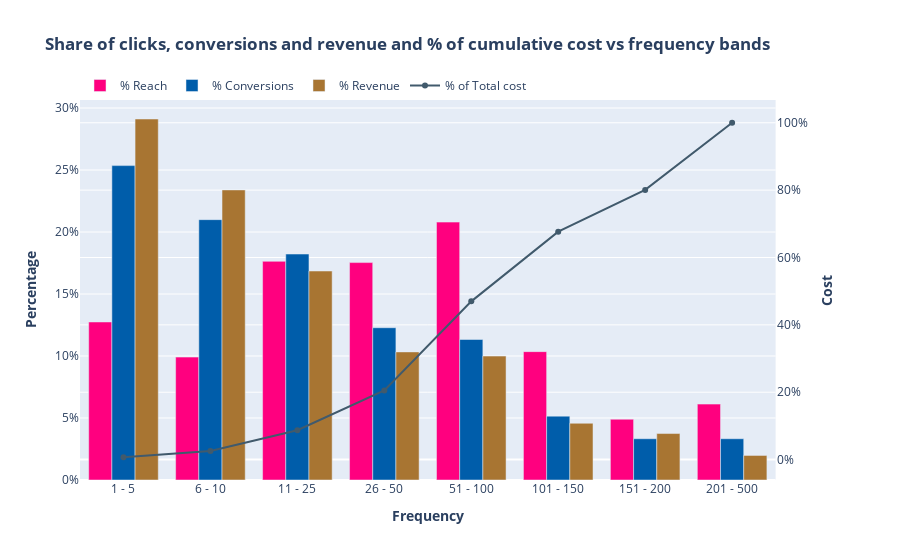

Notebook code for this chart:
### Markdown cell above
#### Plot 6 - Share of clicks, conversions and revenue and % of cumulative cost vs frequency bands

### Code cell
fig = make_subplots(specs=[[{"secondary_y": True}]])

fig.add_trace(go.Bar(x=df_an.frequency_range,
                     y=df_an["reach"]/df_an["cumsum_reach"].max()*100,
                     name="% Reach", marker_color='#ff007f'), 
                     secondary_y=False)

fig.add_trace(go.Bar(x=df_an.frequency_range,
                     y=df_an["total_conversions"]/df_an["cumsum_total_conversions"].max()*100,
                     name="% Conversions", marker_color='#005daa'),
                     secondary_y=False,)

fig.add_trace(go.Bar(x=df_an.frequency_range,
                     y=df_an["total_revenue"]/df_an["cumsum_total_revenue"].max()*100,
                     name="% Revenue", marker_color='#a87532'),
                     secondary_y=False,)

fig.add_trace(go.Scatter(x=df_an.frequency_range, 
                         y=df_an.cumsum_total_cost/df_an.cumsum_total_cost.max()*100,
                         mode='lines+markers',
                         name='% of Total cost', marker_color='#415a6c'),
                         secondary_y=True,)


fig.update_layout(
    title='<b>Share of clicks, conversions and revenue and % of cumulative cost vs frequency bands</b>',
    #template="plotly_dark",
    xaxis = dict(
        tickmode = 'array',
        ),
    xaxis_title="<b>Frequency</b>",
    #xaxis_range=[0,10]    
)


fig.update_layout(legend=dict(
    orientation="h",
    yanchor="bottom",
    y=1,
    xanchor="left",
    x=0
))

# Set y-axes titles
fig.update_yaxes(title_text="<b>Percentage</b>", ticksuffix = "%", secondary_y=False)
fig.update_yaxes(title_text="<b>Cost</b>", ticksuffix = "%", secondary_y=True)

### Figure 1 — Plotly figure (JSON) as saved in the notebook; plotly's stock layout.template omitted (floating-point values rounded to 4 significant figures)
{"data": [{"marker": {"color": "#ff007f"}, "name": "% Reach", "type": "bar", "x": ["1 - 5", "6 - 10", "11 - 25", "26 - 50", "51 - 100", "101 - 150", "151 - 200", "201 - 500"], "xaxis": "x", "y": [12.74, 9.911, 17.64, 17.54, 20.8, 10.35, 4.9, 6.12], "yaxis": "y"}, {"marker": {"color": "#005daa"}, "name": "% Conversions", "type": "bar", "x": ["1 - 5", "6 - 10", "11 - 25", "26 - 50", "51 - 100", "101 - 150", "151 - 200", "201 - 500"], "xaxis": "x", "y": [25.36, 21.0, 18.23, 12.28, 11.33, 5.151, 3.328, 3.328], "yaxis": "y"}, {"marker": {"color": "#a87532"}, "name": "% Revenue", "type": "bar", "x": ["1 - 5", "6 - 10", "11 - 25", "26 - 50", "51 - 100", "101 - 150", "151 - 200", "201 - 500"], "xaxis": "x", "y": [29.12, 23.4, 16.85, 10.33, 9.995, 4.576, 3.747, 1.985], "yaxis": "y"}, {"marker": {"color": "#415a6c"}, "mode": "lines+markers", "name": "% of Total cost", "type": "scatter", "x": ["1 - 5", "6 - 10", "11 - 25", "26 - 50", "51 - 100", "101 - 150", "151 - 200", "201 - 500"], "xaxis": "x", "y": [0.7025, 2.547, 8.714, 20.51, 46.98, 67.66, 80.07, 100], "yaxis": "y2"}], "layout": {"legend": {"orientation": "h", "x": 0, "xanchor": "left", "y": 1, "yanchor": "bottom"}, "title": {"text": "<b>Share of clicks, conversions and revenue and % of cumulative cost vs frequency bands</b>"}, "xaxis": {"anchor": "y", "domain": [0, 0.94], "tickmode": "array", "title": {"text": "<b>Frequency</b>"}}, "yaxis": {"anchor": "x", "domain": [0, 1], "ticksuffix": "%", "title": {"text": "<b>Percentage</b>"}}, "yaxis2": {"anchor": "x", "overlaying": "y", "side": "right", "ticksuffix": "%", "title": {"text": "<b>Cost</b>"}}}}
